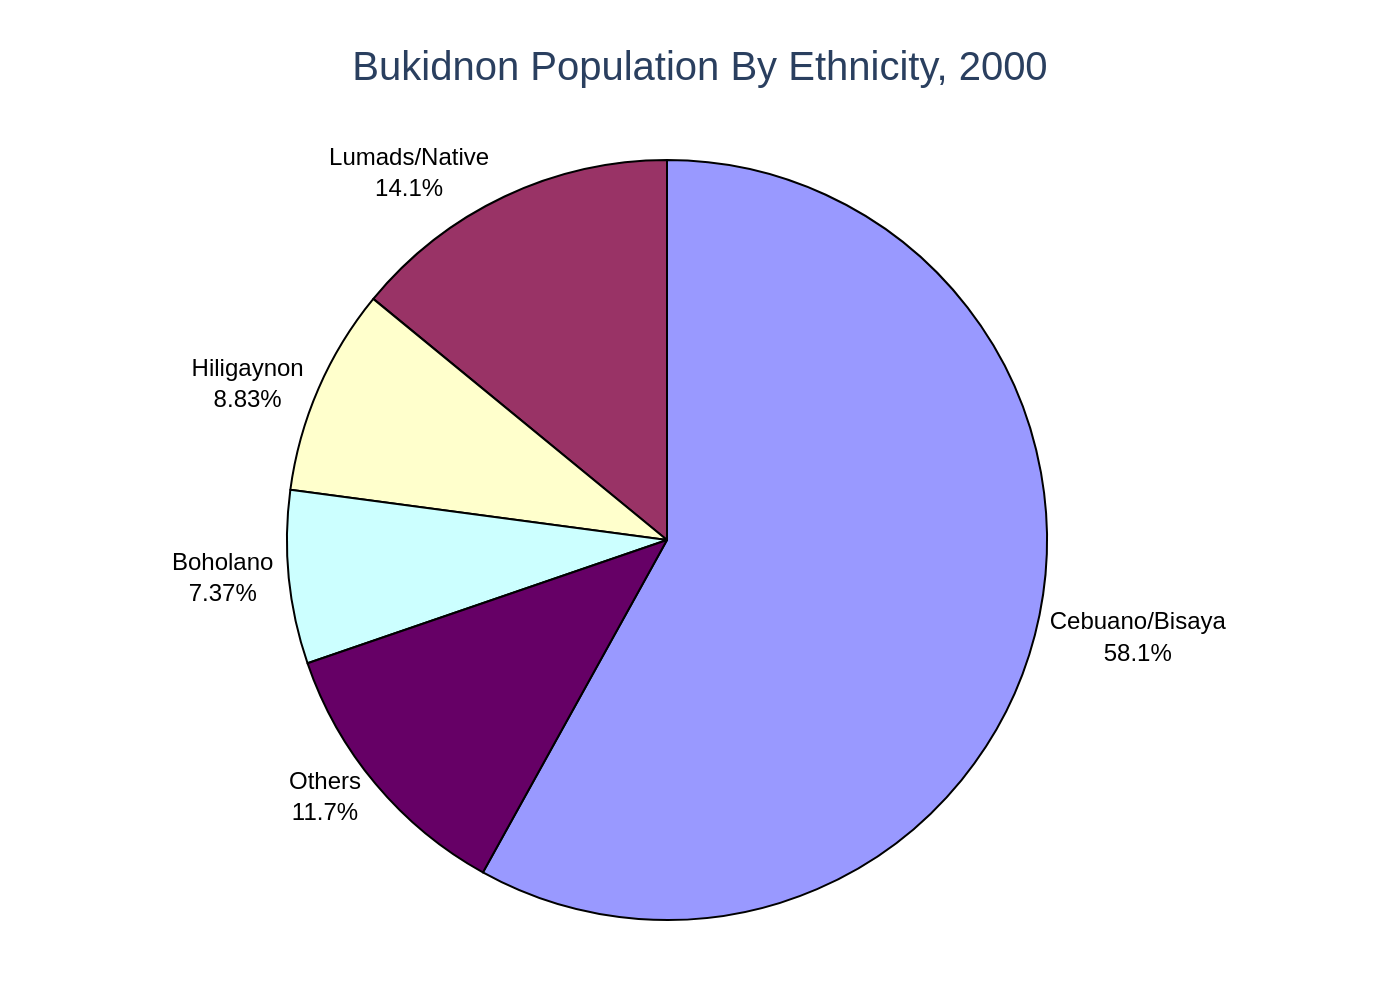

Reproduce this figure in Python.
import sys
import json
import plotly.graph_objects as go

if len(sys.argv) != 2:
    print("Usage: python create_chart.py <path_to_json_file>")
    sys.exit(1)

json_path = sys.argv[1]

try:
    with open(json_path, 'r', encoding='utf-8') as f:
        data = json.load(f)
except FileNotFoundError:
    print(f"Error: File not found at {json_path}")
    sys.exit(1)
except json.JSONDecodeError:
    print(f"Error: Invalid JSON format in {json_path}")
    sys.exit(1)

chart_data = data.get('chart_data', [])
texts = data.get('texts', {})
colors = data.get('colors', [])

labels = [item.get('category') for item in chart_data]
values = [item.get('value') for item in chart_data]

fig = go.Figure()

fig.add_trace(go.Pie(
    labels=labels,
    values=values,
    marker=dict(
        colors=colors,
        line=dict(color='#000000', width=1)
    ),
    textinfo='label+percent',
    textposition='outside',
    sort=False,
    insidetextorientation='radial'
))

title_text = texts.get('title', '')
if texts.get('subtitle'):
    title_text += f"<br><sub>{texts.get('subtitle')}</sub>"

fig.update_layout(
    title_text=title_text,
    title_x=0.5,
    font=dict(
        family="Arial",
        size=14
    ),
    showlegend=False,
    paper_bgcolor='white',
    plot_bgcolor='white',
    margin=dict(l=100, r=100, t=80, b=40)
)

fig.update_traces(
    textfont=dict(
        family="Arial",
        size=12,
        color='black'
    )
)

base_name = json_path
if '/' in base_name:
    base_name = base_name.rsplit('/', 1)[1]
if '\\' in base_name:
    base_name = base_name.rsplit('\\', 1)[1]

if '.' in base_name:
    base_name = base_name.rsplit('.', 1)[0]

output_filename = base_name + '.png'

fig.write_image(output_filename, scale=2)

print(f"Chart saved as {output_filename}")
